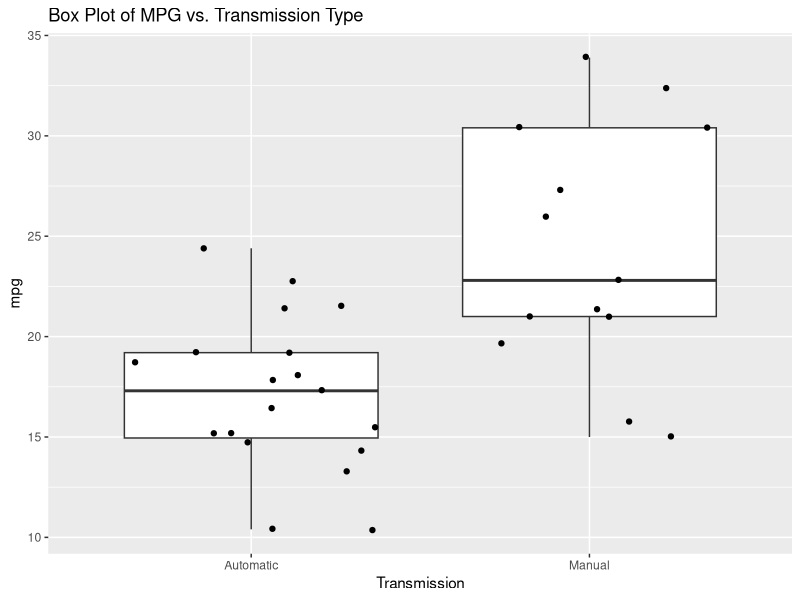
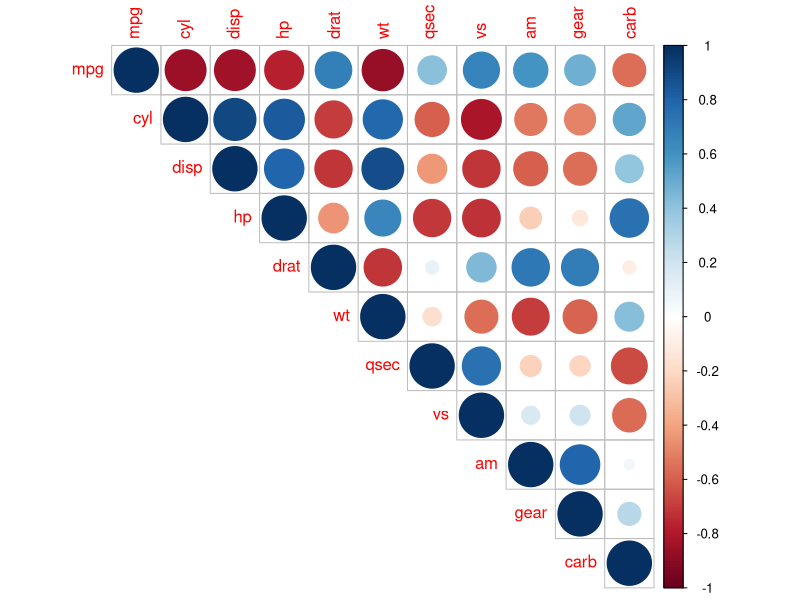
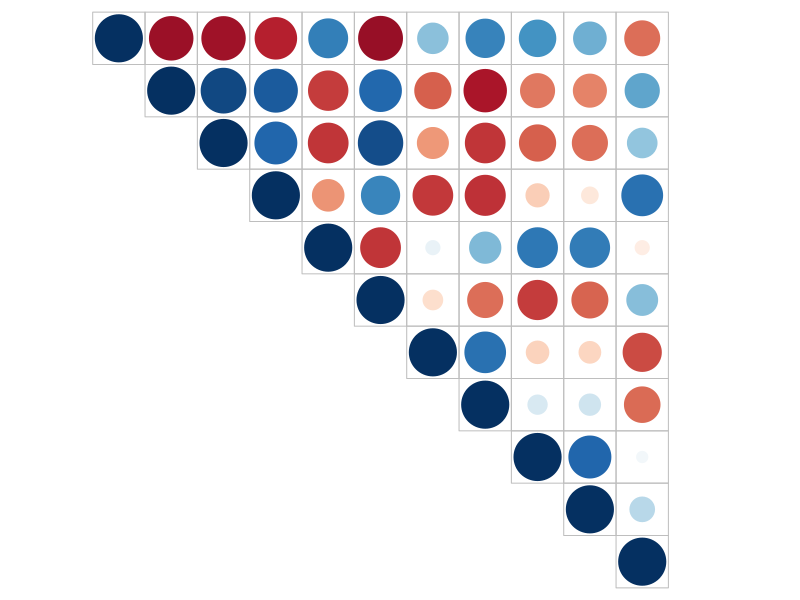

The R script that drew these images, in order: (Note: this script raises an error after producing the figures.)
## Motor Trends Car Study Work in Progress Sample Code
## Jason R. Battles
data(mtcars)
mtcars.orig <- mtcars
library(ggplot2)
library(corrplot)
mtcars$cyl <- factor(mtcars$cyl)
mtcars$vs <- factor(mtcars$vs)
mtcars$gear <- factor(mtcars$gear)
mtcars$carb <- factor(mtcars$carb)
mtcars$am <- factor(mtcars$am,labels=c('Automatic','Manual'))
str(mtcars)

## hypothesize a simple linear regression model and analyze

fit1 <- lm(mpg ~ factor(am), data = mtcars)
summary(fit1)

## find a better model
init_model <- lm(mpg ~ ., data = mtcars)
best_model <- step(init_model, direction = "both")

## propose a better model
fit6 <- lm(mpg ~ wt + cyl + disp + drat + vs + factor(am), data = mtcars)
summary(fit6)
fit4 <- lm(mpg ~ cyl + hp + wt + am, data = mtcars)
summary(fit4)
fit5 <- lm(mpg ~ wt + hp + factor(am), data = mtcars)
summary(fit5)


p <- ggplot(mtcars, aes(factor(am), mpg))
p + geom_boxplot() + geom_jitter() +
    labs(title="Box Plot of MPG vs. Transmission Type", x = "Transmission")

library(corrplot)
M <- cor(mtcars.orig)
corrplot(M, method = "circle", type = "upper")

cor.mtest <- function(mat, conf.level = 0.95){
    mat <- as.matrix(mat)
    n <- ncol(mat)
    p.mat <- lowCI.mat <- uppCI.mat <- matrix(NA, n, n)
    diag(p.mat) <- 0
    diag(lowCI.mat) <- diag(uppCI.mat) <- 1
    for(i in 1:(n-1)){
        for(j in (i+1):n){
            tmp <- cor.test(mat[,i], mat[,j], conf.level = conf.level)
            p.mat[i,j] <- p.mat[j,i] <- tmp$p.value
            lowCI.mat[i,j] <- lowCI.mat[j,i] <- tmp$conf.int[1]
            uppCI.mat[i,j] <- uppCI.mat[j,i] <- tmp$conf.int[2]
        }
    }
    return(list(p.mat, lowCI.mat, uppCI.mat))
}
res1 <- cor.mtest(mtcars.orig,0.95)
res2 <- cor.mtest(mtcars.orig,0.99)
corrplot.mixed(M,p.mat = res2[[1]], sig.level=0.0005)

## Model Residuals and Diagnostics
par(mfrow=c(2, 2))
plot(best_model)
